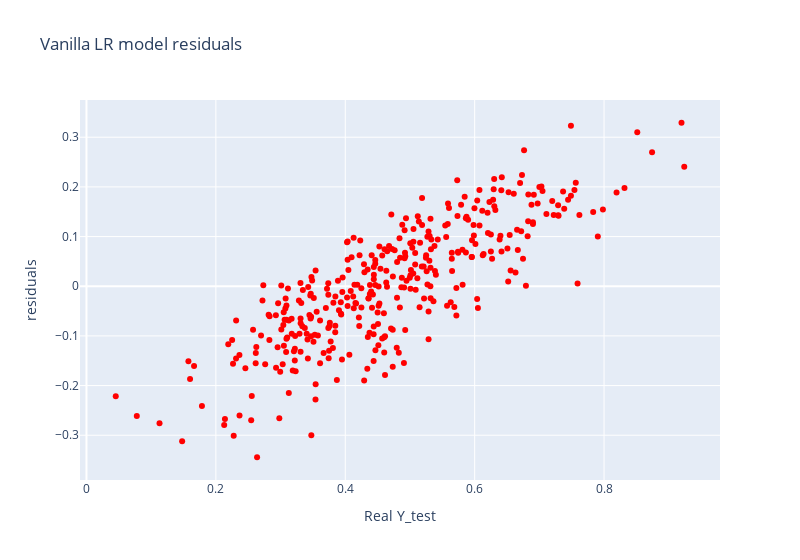

The notebook cell saved with this chart:
### Code cell
fig = go.Figure(
    data=go.Scatter(y=(Y_test-vanilla_lr.predict(X_test)), x=Y_test, name='residuals', mode='markers', marker={'color': 'red'}),
    layout=dict(width=800, title='Vanilla LR model residuals', xaxis_title='Real Y_test', yaxis_title='residuals')
)
fig.show()

### Figure 1 — Plotly figure (JSON) as saved in the notebook; plotly's stock layout.template omitted (floating-point values rounded to 4 significant figures; data arrays with more than 128 entries replaced by an {"elided": "..."} marker saying what was removed)
{"data": [{"marker": {"color": "red"}, "mode": "markers", "name": "residuals", "type": "scatter", "x": {"elided": "365 float values"}, "y": {"elided": "365 float values"}}], "layout": {"title": {"text": "Vanilla LR model residuals"}, "width": 800, "xaxis": {"title": {"text": "Real Y_test"}}, "yaxis": {"title": {"text": "residuals"}}}}
